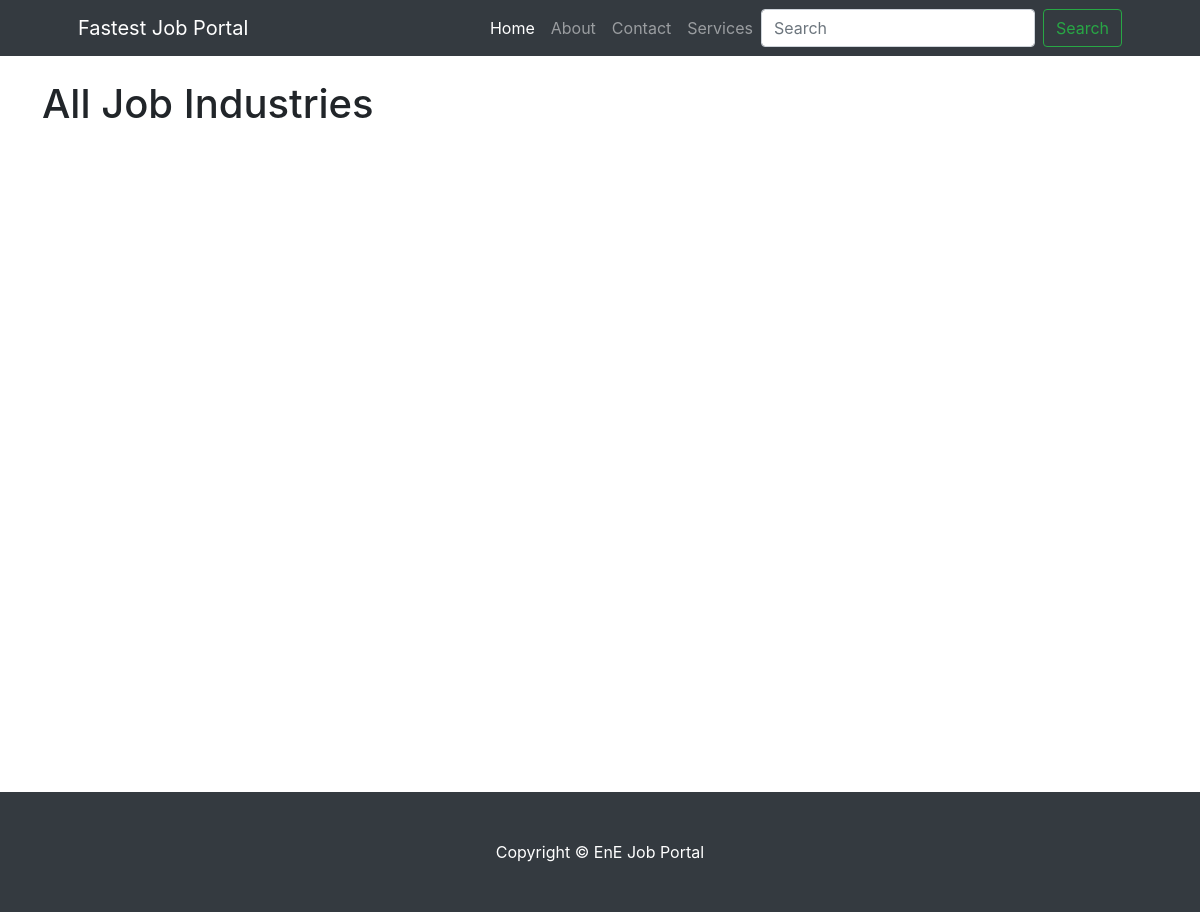
Page /jobs/industries/ on the earlier database version.
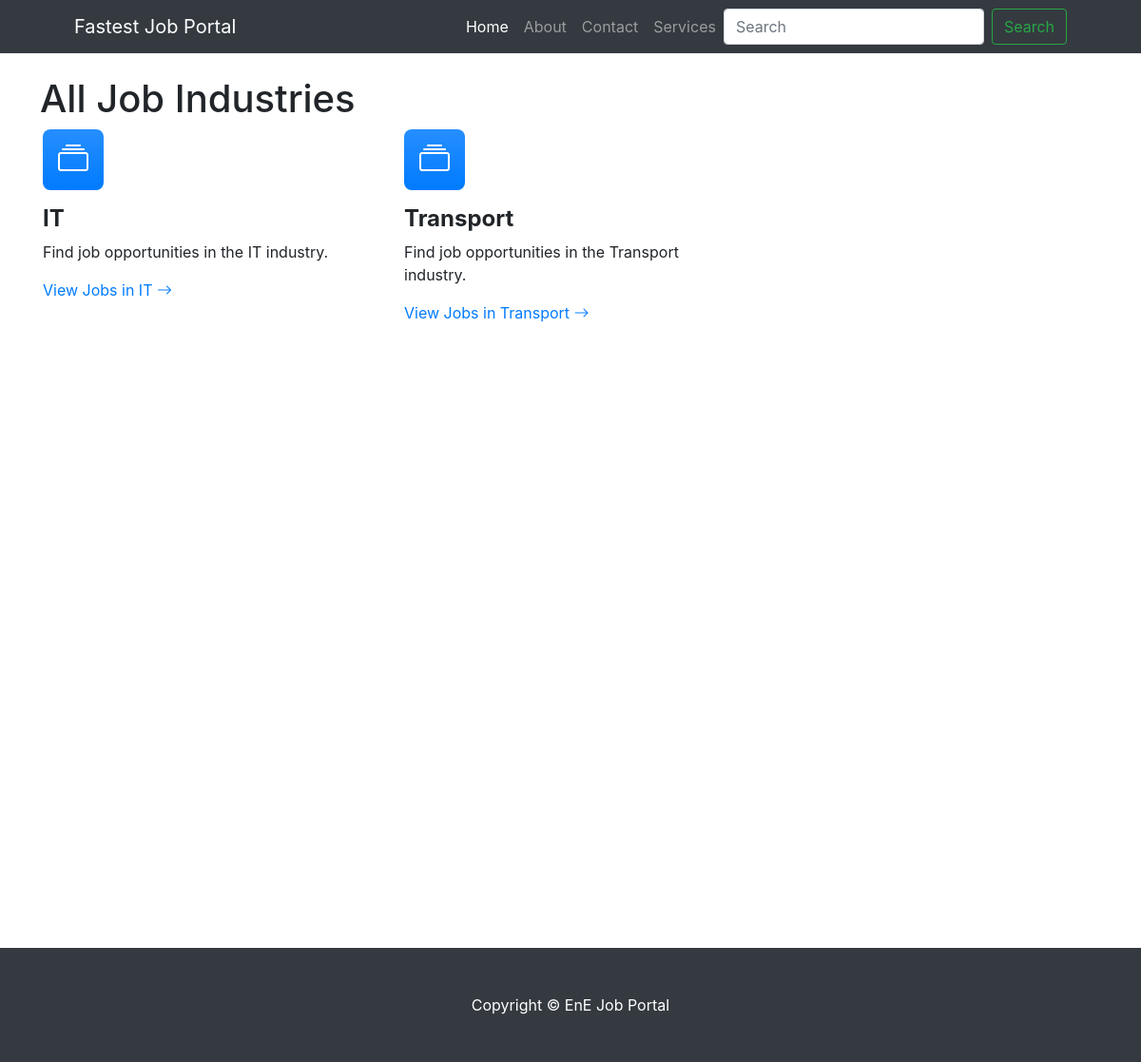
Same page on the later database version.
### jobs/models.py (models this page shows, shortened)
class Industry(models.Model):
    name = models.CharField(max_length=255, unique=True)

### jobs/views.py (the view)
# urls.py: path('industries/', views.job_industries_list, name='job_industries_list'),
def job_industries_list(request):
    industries = Industry.objects.all()
    return render(request, 'jobs/industries_list.html', {'industries': industries})

### jobs/templates/jobs/industries_list.html (shortened to what this page needs)
{% extends 'jobs/base.html' %}
{% block content %}
<div class="container my-4">
    <div class="row">
</head>
<body>
    <h1>All Job Industries</h1>
    <br/><br/>
    <div class="container">
        <div class="row">
            {% for industry in industries %}
                <div class="col-lg-4 mb-5 mb-lg-0">
                    <div class="feature bg-primary bg-gradient text-white rounded-3 mb-3"><i class="bi bi-collection"></i></div>
                    <h2 class="h4 fw-bolder">{{ industry.name }}</h2>
                    <p>Find job opportunities in the {{ industry.name }} industry.</p>
                    <a class="text-decoration-none" href="{% url 'industry' industry_id=industry.id %}">
                        View Jobs in {{ industry.name }}
                        <i class="bi bi-arrow-right"></i>
                    </a>
                </div>
            {% endfor %}
        </div>
    </div>
</body>
</html>
{% endblock %}

Differences in the rows shown:
added Industry: name "IT"
added Industry: name "Transport"
